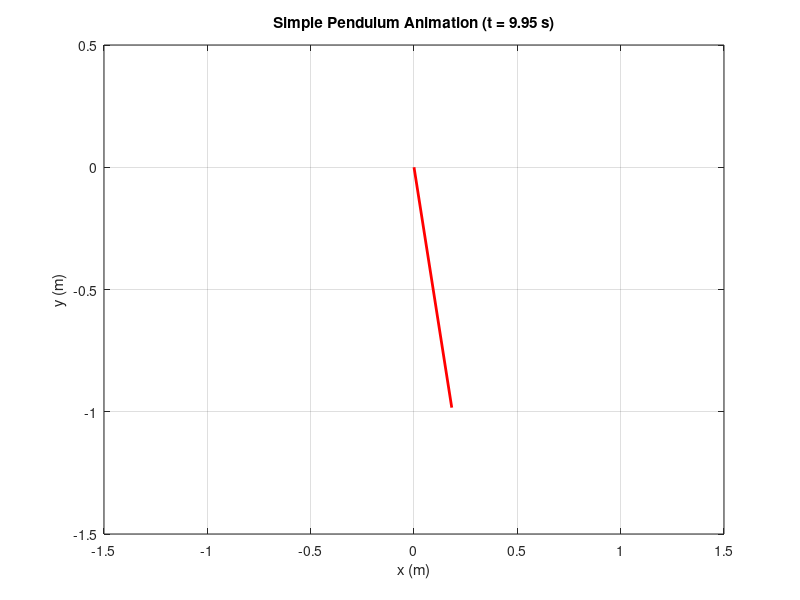
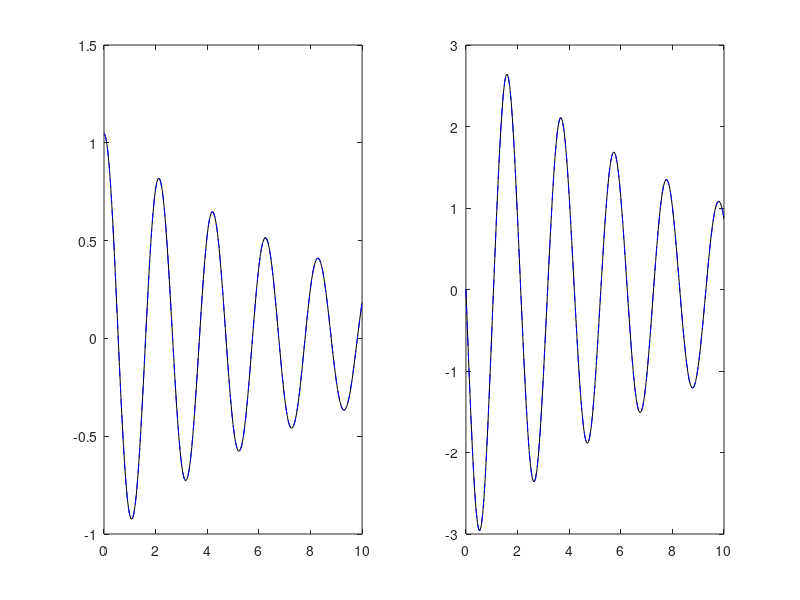

MATLAB code for these plots, in order:
close all
clearvars
% Parameters
g = 9.81;   % acceleration due to gravity (m/s^2)
L = 1;      % length of the pendulum (m)
theta0 = pi/3; % initial angle (rad)
fv=0.22;
omega0 = 0; % initial angular velocity (rad/s)
tspan = [0 10]; % time span for simulation (s)
dt = 0.05;  % time step (s)

% Function to calculate derivatives
f = @(t, y) [y(2); -g/L*sin(y(1))-fv*y(2)];

% Initial conditions
y0 = [theta0; omega0];

t = tspan(1):dt:tspan(2);
n = length(t);
y = zeros(length(y0),n);
y(:, 1) = y0;

% Jacobiano
At=[0,1;-(g/L)*cos(y(1,1)),-fv];
dx=zeros(length(y0),n);
% Animation
figure;
for i = 1:length(t)-1
    %non-linear system solution
    k1 = f(t(i), y(:,i));
    k2 = f(t(i) + dt/2, y(:,i) + dt/2 * k1);
    k3 = f(t(i) + dt/2, y(:,i) + dt/2 * k2);
    k4 = f(t(i) + dt, y(:,i) + dt * k3);
    y(:, i+1) = y(:, i) + dt/6 * (k1 + 2*k2 + 2*k3 + k4);
    %linearizarion solution
    dx(:,i+1)=[0,1;-(g/L)*cos(y(1,i)),-fv]*dx(:,i);
    % Pendulum position
    theta = y(1, i+1)+dx(1,i+1);
    xx = L*sin(theta);
    yy = -L*cos(theta);
    plot([0 xx], [0 yy], 'r', 'LineWidth', 2);
    axis([-1.5*L 1.5*L -1.5*L 0.5*L]);
    title(['Simple Pendulum Animation (t = ' num2str(t(i)) ' s)']);
    xlabel('x (m)');
    ylabel('y (m)');
    grid on;
    drawnow;
endfor

figure;
subplot(1,2,1)
plot(t,y(1,:),'k')
hold on
plot(t,y(1,:)+dx(1,:),'b--')
subplot(1,2,2)
plot(t,y(2,:),'k')
hold on
plot(t,y(2,:)+dx(2,:),'b--')
